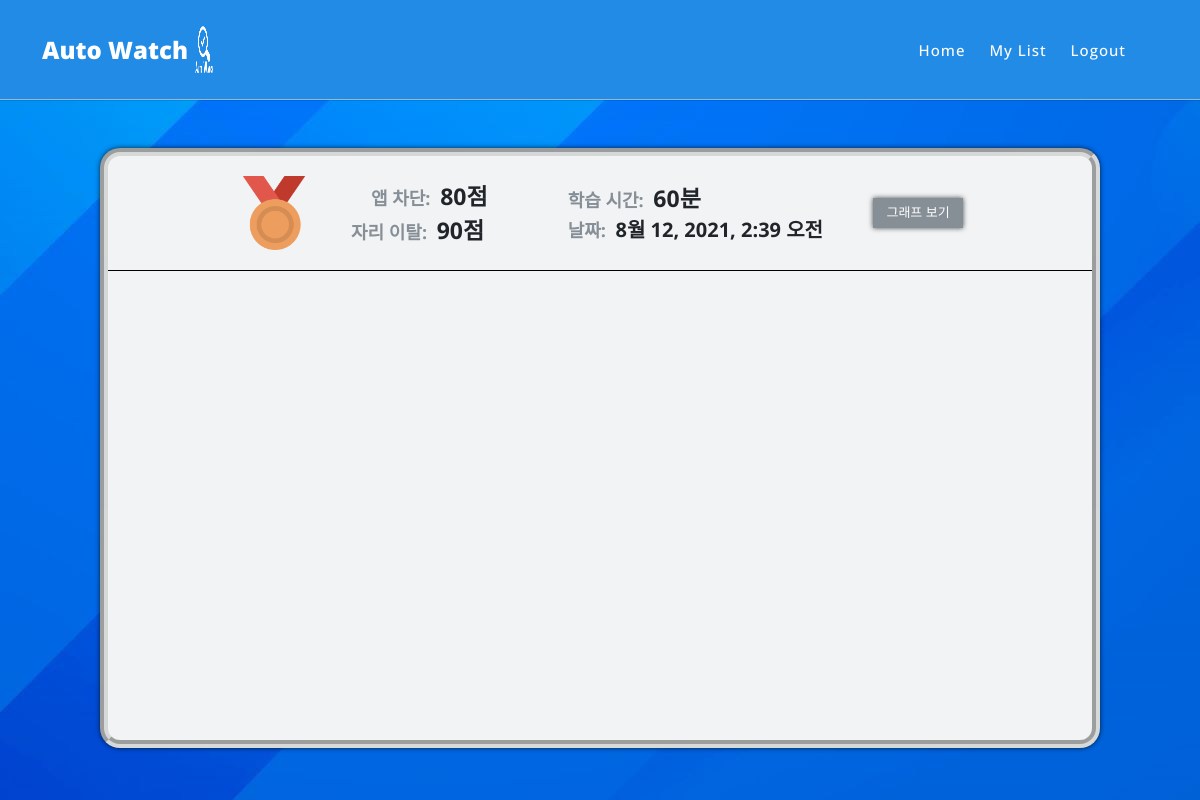
Before: /main/list/analytics (signed in) with the older database file.
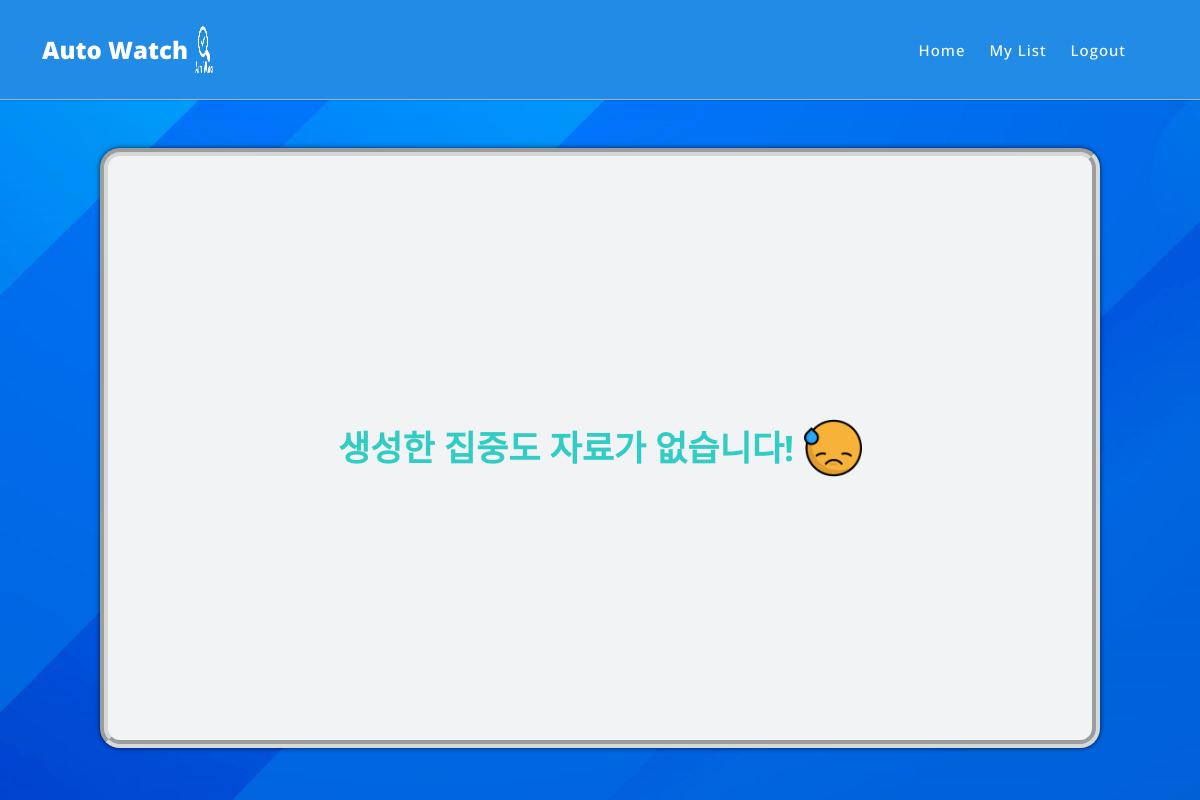
After: the same page with the newer database file.
### main/models.py (models this page shows, shortened)
class Analytics(models.Model):
    room_name = models.CharField(max_length=128, verbose_name="방 이름", default="NULL")
    email = models.EmailField(max_length=128, verbose_name="아이디",default="NULL")
    app = models.IntegerField(verbose_name="앱 차단 점수")
    person = models.IntegerField(verbose_name="자리 이탈 점수")
    time = models.IntegerField(verbose_name="학습 시간")
    make_date = models.DateTimeField(auto_now_add=True, verbose_name='생성 날짜')
    class Meta:
        db_table = 'analytics'
        verbose_name = '집중도'
        verbose_name_plural = '집중도'

### main/views.py (the view)
# urls.py: path('list/analytics',AnalyticsList.as_view()),
class AnalyticsList(ListView):
    model = Analytics
    template_name = 'analyticslist.html'
    def get_queryset(self):
        QuerySet = Analytics.objects.filter(email = self.request.session.get('user_email')).order_by('-make_date')
        return QuerySet

### main/templates/analyticslist.html (shortened to what this page needs)
<!DOCTYPE html>
<html lang="ko" id="html">
<head>
    <link href="/static/vendor/bootstrap/css/bootstrap.min.css" rel="stylesheet">
    <link rel="stylesheet" href="/static/assets/css/fontawesome.css">
    <link rel="stylesheet" href="/static/assets/css/templatemo-seo-dream.css?after">
    <link rel="stylesheet" href="/static/assets/css/main.css">
    <link rel="stylesheet" href="/static/assets/css/makeroom.css">
    <link rel="stylesheet" href="/static/assets/css/enterroom.css?after">
    <link rel="stylesheet" href="/static/assets/css/list.css?after?after?after?after">
    <link rel="stylesheet" href="/static/assets/css/animated.css">
    <link rel="stylesheet" href="https://cdnjs.cloudflare.com/ajax/libs/animate.css/4.1.1/animate.min.css"/>
    <link rel="stylesheet" href="/static/assets/css/owl.css">
</head>
<body>
    <div class="animate__animated animate__fadeInDown animate__delay-0.8s">
      <header class="header-area">
        <div class="container">
          <div class="row">
            <div class="col-12">
                <nav class="main-nav">
                  <a href="/main" class="logo">
                    <h4>Auto Watch <img src="/static/assets/images/자동감시로고_-removebg-preview.png" alt="" class="auto_logo"></h4>
                  </a>
                  <ul class="nav">
                    <li class="scroll-to-section"><a href="/main">Home</a></li>
                    <li class="scroll-to-section"><a href="/main/list">My List</a></li>
                    <li class="scroll-to-section"><a href="/logout">Logout</a></li>
                    <li class="scroll-to-section"></li>
                  </ul>
                </nav>
            </div>
          </div>
        </div>
      </header>
    </div>
    <div class="main">
      <div class="inner">
        <div class="list-wapper" id="list-wapper" name="list-wapper" >
          {% if object_list %}
            {% for Analytics in object_list %}
              {% if Analytics.app > 90 and Analytics.person > 90 and Analytics.time > 60 %}
                <div class="analytics-list">
                  <img src="/static/assets/images/gold-medal.png" alt="">
                  <div class="over"><span class="list-sub-text-anal">앱 차단: </span><span class="list-main-text">{{Analytics.app}}점</span><br><span class="list-sub-text">자리 이탈: </span><span class="list-main-text">{{Analytics.person}}점</span></div>
                  <div class="under"><span class="list-sub-text">학습 시간: </span><span class="list-main-text">{{Analytics.time}}분</span><br><span class="list-sub-text">날짜: </span><span class="list-main-text-date">{{Analytics.make_date}}</span></div>
                  <button onclick="location.href='/main/list/analytics/{{Analytics.pk}}'">그래프 보기</button>
                </div>
              {% elif Analytics.app > 70 and Analytics.person > 70 and Analytics.time > 40 %}
                <div class="analytics-list">
                  <img src="/static/assets/images/bronze-medal.png" alt="">
                  <div class="over"><span class="list-sub-text-anal">앱 차단: </span><span class="list-main-text">{{Analytics.app}}점</span><br><span class="list-sub-text">자리 이탈: </span><span class="list-main-text">{{Analytics.person}}점</span></div>
                  <div class="under"><span class="list-sub-text">학습 시간: </span><span class="list-main-text">{{Analytics.time}}분</span><br><span class="list-sub-text">날짜: </span><span class="list-main-text-date">{{Analytics.make_date}}</span></div>
                  <button onclick="location.href='/main/list/analytics/{{Analytics.pk}}'">그래프 보기</button>
                </div>
              {%endif%}
            {% endfor%}
          {% else %}
            <div id="noroom" class="animate__animated animate__rubberBand animate__delay-0.8s">
                <span>생성한 집중도 자료가 없습니다!</span>
                <img src="/static/assets/images/embarrassed.png" alt="">
            </div>
          {%endif%}
        </div>
      </div>
    </div>
</body>
</html>

Changed rows visible on the page:
removed Analytics: app "80", person "90", time "60", make_date "8월 12, 2021, 2:39 오전"
Other visible differences:
text now shown: "생성한 집중도 자료가 없습니다!"
